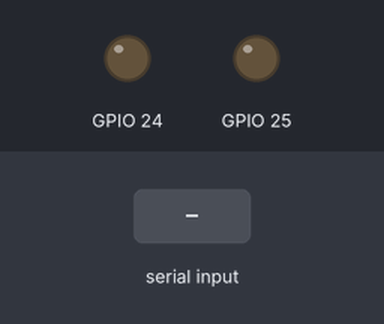
The program below on a simulated Raspberry Pi (BCM pin numbers). Shown: output pins drawn as LEDs (lit = HIGH). The inputs (shaded band) are chosen by the test bench.

Above: at 1.2 s.
1.3 s: "a" typed at the terminal
At 1.9 s:
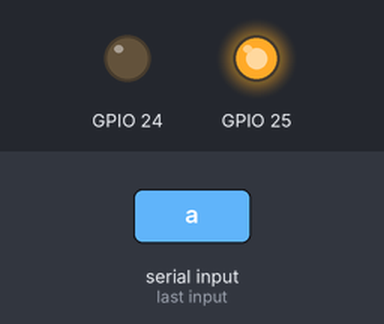
3.8 s: "s" typed at the terminal
At 4.6 s:
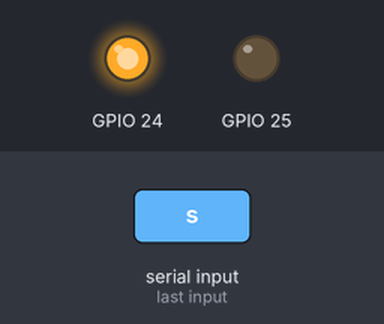
Timing chart, 0 to 6.8 s (numbered marks = the images above; inputs shaded):
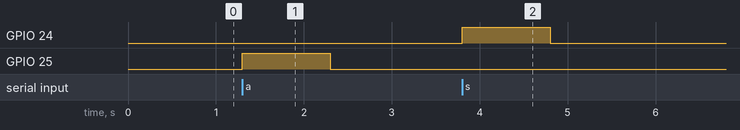

The program:

gpio1.py
```python
import RPi.GPIO as GPIO
import time
import sys


GPIO.setmode(GPIO.BCM)
GPIO.setup(25, GPIO.OUT)

GPIO.setup(24, GPIO.OUT)

try:
    while 1:
        key = sys.stdin.read(1)
        if key == 'a':
            GPIO.output(25, GPIO.HIGH)
            time.sleep(1)
            GPIO.output(25, GPIO.LOW)
            time.sleep(1)
        if key == 's':
            GPIO.output(24, GPIO.HIGH)
            time.sleep(1)
            GPIO.output(24, GPIO.LOW)
            time.sleep(1)
except KeyboardInterrupt:
    GPIO.output(24, GPIO.LOW)
    GPIO.output(25, GPIO.LOW)
    GPIO.cleanup()
```

Measured:
- after the input at 1.3 s, GPIO 25: LOW → HIGH at once, → LOW 1.0 s later
- after the input at 3.8 s, GPIO 24: LOW → HIGH at once, → LOW 1.0 s later
